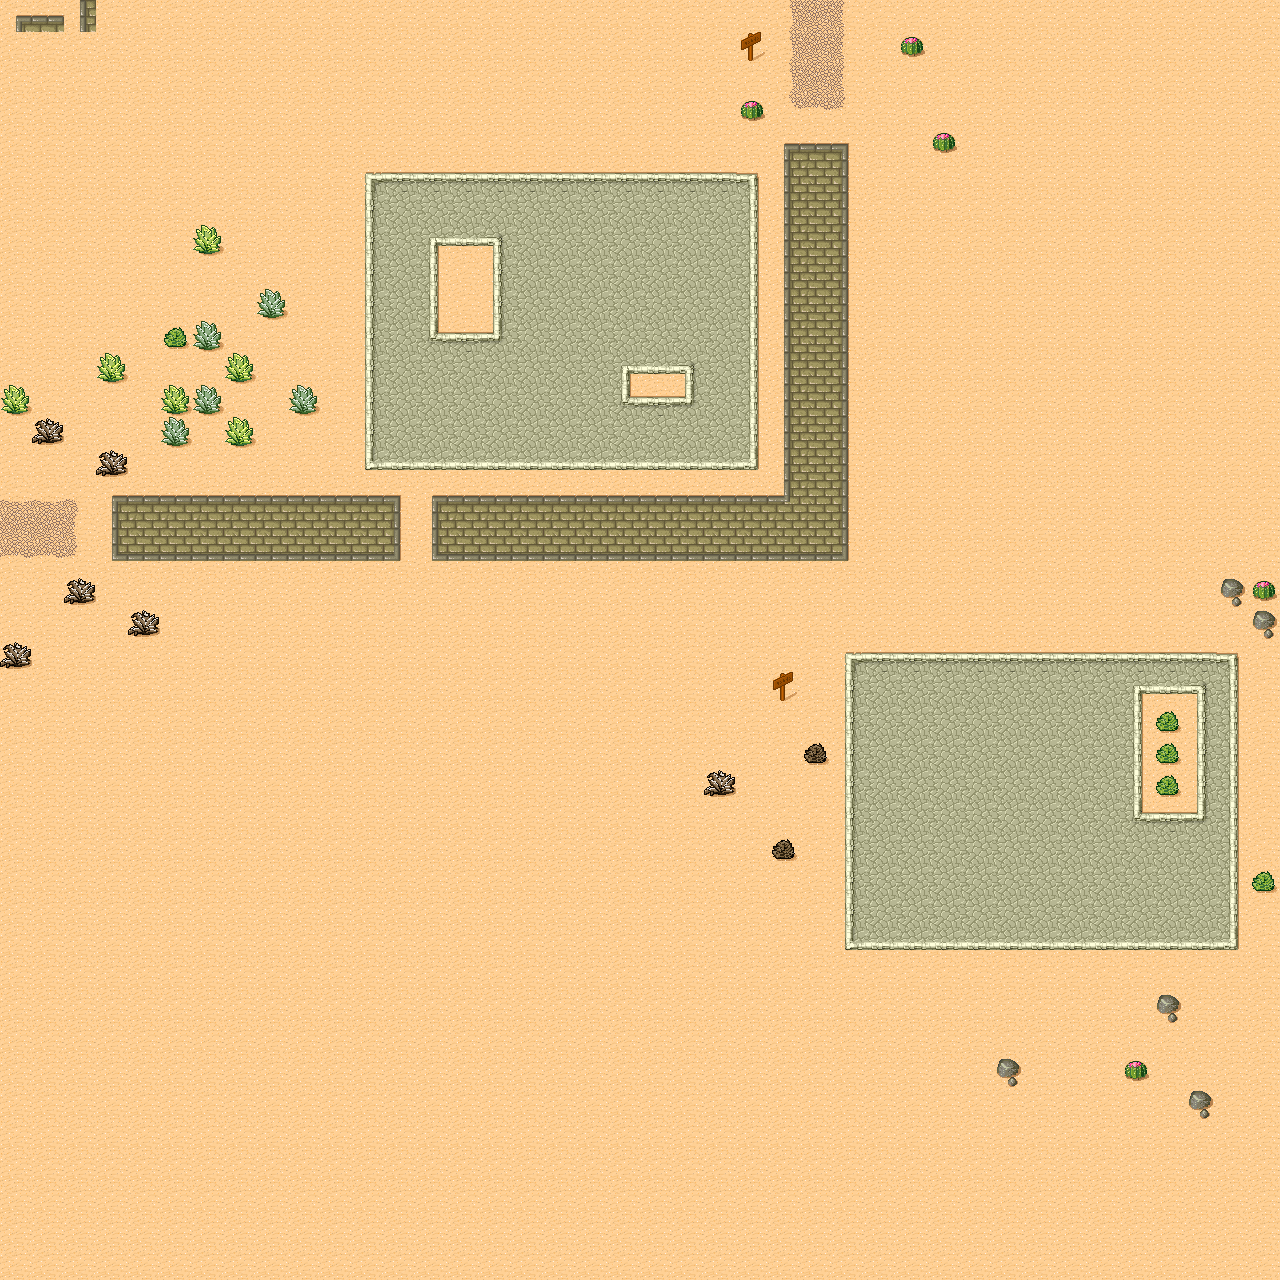

The image is a tile-based game level rendered from a .tmx file. Its description and complete source (layers, tilesets, objects, tile grids) follow:
An orthogonal 40x40 tile map with 32x32 px tiles, 1 tile layer (Ground).

<map version="1.0" orientation="orthogonal" renderorder="right-down" width="40" height="40" tilewidth="32" tileheight="32" nextobjectid="1">
 <tileset firstgid="1" source="desert.tsx" />
 <layer name="Ground" width="40" height="40">
  <data encoding="csv">
1,2,9,30,30,30,30,30,30,30,30,30,30,30,30,30,30,30,30,30,30,30,30,30,14,15,16,30,30,30,30,30,30,30,30,30,30,30,30,30,
30,30,30,30,30,30,30,30,30,30,30,30,30,30,30,30,30,30,30,30,30,30,30,46,14,15,16,30,31,30,30,30,30,30,30,30,30,30,30,30,
30,30,30,30,30,30,30,30,30,30,30,30,30,30,30,30,30,30,30,30,30,30,30,30,14,15,16,30,30,30,30,30,30,30,30,30,30,30,30,30,
30,30,30,30,30,30,30,30,30,30,30,30,30,30,30,30,30,30,30,30,30,30,30,31,22,23,24,30,30,30,30,30,30,30,30,30,30,30,30,30,
30,30,30,30,30,30,30,30,30,30,30,30,30,30,30,30,30,30,30,30,30,30,30,30,1,2,3,30,30,31,30,30,30,30,30,30,30,30,30,30,
30,30,30,30,30,30,30,30,30,30,30,25,26,26,26,26,26,26,26,26,26,26,26,27,9,10,11,30,30,30,30,30,30,30,30,30,30,30,30,30,
30,30,30,30,30,30,30,30,30,30,30,33,34,34,34,34,34,34,34,34,34,34,34,35,9,10,11,30,30,30,30,30,30,30,30,30,30,30,30,30,
30,30,30,30,30,30,40,30,30,30,30,33,34,36,42,37,34,34,34,34,34,34,34,35,9,10,11,30,30,30,30,30,30,30,30,30,30,30,30,30,
30,30,30,30,30,30,30,30,30,30,30,33,34,35,30,33,34,34,34,34,34,34,34,35,9,10,11,30,30,30,30,30,30,30,30,30,30,30,30,30,
30,30,30,30,30,30,30,30,38,30,30,33,34,35,30,33,34,34,34,34,34,34,34,35,9,10,11,30,30,30,30,30,30,30,30,30,30,30,30,30,
30,30,30,30,30,48,38,30,30,30,30,33,34,44,26,45,34,34,34,34,34,34,34,35,9,10,11,30,30,30,30,30,30,30,30,30,30,30,30,30,
30,30,30,40,30,30,30,40,30,30,30,33,34,34,34,34,34,34,34,36,42,37,34,35,9,10,11,30,30,30,30,30,30,30,30,30,30,30,30,30,
40,30,30,30,30,40,38,30,30,38,30,33,34,34,34,34,34,34,34,44,26,45,34,35,9,10,11,30,30,30,30,30,30,30,30,30,30,30,30,30,
30,39,30,30,30,38,30,40,30,30,30,33,34,34,34,34,34,34,34,34,34,34,34,35,9,10,11,30,30,30,30,30,30,30,30,30,30,30,30,30,
30,30,30,39,30,30,30,30,30,30,30,41,42,42,42,42,42,42,42,42,42,42,42,43,9,10,11,30,30,30,30,30,30,30,30,30,30,30,30,30,
7,7,8,1,2,2,2,2,2,2,2,2,3,1,2,2,2,2,2,2,2,2,2,2,29,10,11,30,30,30,30,30,30,30,30,30,30,30,30,30,
15,15,16,9,10,10,10,10,10,10,10,10,11,9,10,10,10,10,10,10,10,10,10,10,10,10,11,30,30,30,30,30,30,30,30,30,30,30,30,30,
23,23,24,17,18,18,18,18,18,18,18,18,19,17,18,18,18,18,18,18,18,18,18,18,18,18,19,30,30,30,30,30,30,30,30,30,30,30,30,30,
30,30,39,30,30,30,30,30,30,30,30,30,30,30,30,30,30,30,30,30,30,30,30,30,30,30,30,30,30,30,30,30,30,30,30,30,30,30,32,31,
30,30,30,30,39,30,30,30,30,30,30,30,30,30,30,30,30,30,30,30,30,30,30,30,30,30,30,30,30,30,30,30,30,30,30,30,30,30,30,32,
39,30,30,30,30,30,30,30,30,30,30,30,30,30,30,30,30,30,30,30,30,30,30,30,30,30,25,26,26,26,26,26,26,26,26,26,26,26,27,30,
30,30,30,30,30,30,30,30,30,30,30,30,30,30,30,30,30,30,30,30,30,30,30,30,46,30,33,34,34,34,34,34,34,34,34,36,42,37,35,30,
30,30,30,30,30,30,30,30,30,30,30,30,30,30,30,30,30,30,30,30,30,30,30,30,30,30,33,34,34,34,34,34,34,34,34,35,48,33,35,30,
30,30,30,30,30,30,30,30,30,30,30,30,30,30,30,30,30,30,30,30,30,30,30,30,30,47,33,34,34,34,34,34,34,34,34,35,48,33,35,30,
30,30,30,30,30,30,30,30,30,30,30,30,30,30,30,30,30,30,30,30,30,30,39,30,30,30,33,34,34,34,34,34,34,34,34,35,48,33,35,30,
30,30,30,30,30,30,30,30,30,30,30,30,30,30,30,30,30,30,30,30,30,30,30,30,30,30,33,34,34,34,34,34,34,34,34,44,26,45,35,30,
30,30,30,30,30,30,30,30,30,30,30,30,30,30,30,30,30,30,30,30,30,30,30,30,47,30,33,34,34,34,34,34,34,34,34,34,34,34,35,30,
30,30,30,30,30,30,30,30,30,30,30,30,30,30,30,30,30,30,30,30,30,30,30,30,30,30,33,34,34,34,34,34,34,34,34,34,34,34,35,48,
30,30,30,30,30,30,30,30,30,30,30,30,30,30,30,30,30,30,30,30,30,30,30,30,30,30,33,34,34,34,34,34,34,34,34,34,34,34,35,30,
30,30,30,30,30,30,30,30,30,30,30,30,30,30,30,30,30,30,30,30,30,30,30,30,30,30,41,42,42,42,42,42,42,42,42,42,42,42,43,30,
30,30,30,30,30,30,30,30,30,30,30,30,30,30,30,30,30,30,30,30,30,30,30,30,30,30,30,30,30,30,30,30,30,30,30,30,30,30,30,30,
30,30,30,30,30,30,30,30,30,30,30,30,30,30,30,30,30,30,30,30,30,30,30,30,30,30,30,30,30,30,30,30,30,30,30,30,32,30,30,30,
30,30,30,30,30,30,30,30,30,30,30,30,30,30,30,30,30,30,30,30,30,30,30,30,30,30,30,30,30,30,30,30,30,30,30,30,30,30,30,30,
30,30,30,30,30,30,30,30,30,30,30,30,30,30,30,30,30,30,30,30,30,30,30,30,30,30,30,30,30,30,30,32,30,30,30,31,30,30,30,30,
30,30,30,30,30,30,30,30,30,30,30,30,30,30,30,30,30,30,30,30,30,30,30,30,30,30,30,30,30,30,30,30,30,30,30,30,30,32,30,30,
30,30,30,30,30,30,30,30,30,30,30,30,30,30,30,30,30,30,30,30,30,30,30,30,30,30,30,30,30,30,30,30,30,30,30,30,30,30,30,30,
30,30,30,30,30,30,30,30,30,30,30,30,30,30,30,30,30,30,30,30,30,30,30,30,30,30,30,30,30,30,30,30,30,30,30,30,30,30,30,30,
30,30,30,30,30,30,30,30,30,30,30,30,30,30,30,30,30,30,30,30,30,30,30,30,30,30,30,30,30,30,30,30,30,30,30,30,30,30,30,30,
30,30,30,30,30,30,30,30,30,30,30,30,30,30,30,30,30,30,30,30,30,30,30,30,30,30,30,30,30,30,30,30,30,30,30,30,30,30,30,30,
30,30,30,30,30,30,30,30,30,30,30,30,30,30,30,30,30,30,30,30,30,30,30,30,30,30,30,30,30,30,30,30,30,30,30,30,30,30,30,30
</data>
 </layer>
</map>
